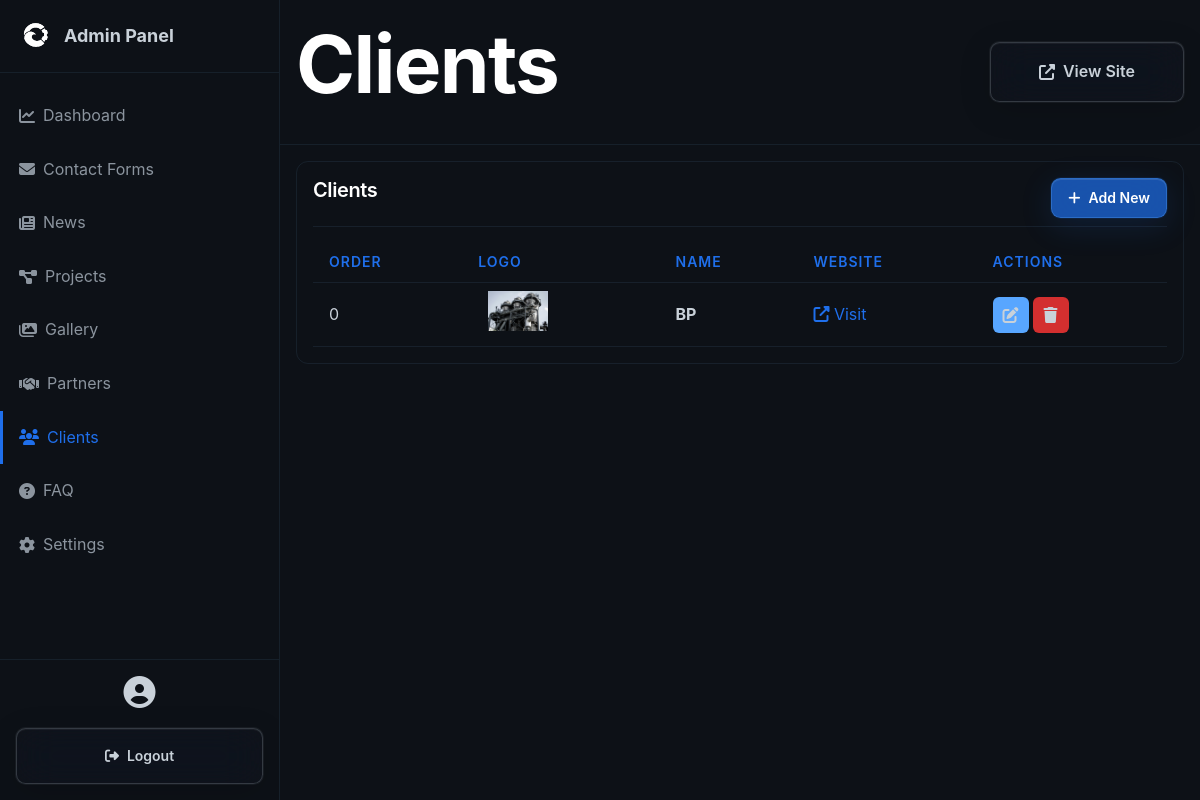
Screenshot of /admin/clients.php (signed in) with the database file from the repository.
### tables this page shows
CREATE TABLE clients (
                id INTEGER PRIMARY KEY AUTOINCREMENT,
                name TEXT NOT NULL,
                logo TEXT,
                website TEXT,
                description_en TEXT,
                description_ru TEXT,
                description_az TEXT,
                created_at DATETIME DEFAULT CURRENT_TIMESTAMP,
                sort_order INTEGER DEFAULT 0
            );

### admin/clients.php (the view, shortened to what this page needs)
<?php
require_once 'header.php';
$db = Database::getInstance()->getConnection();
$stmt = $db->query("SELECT * FROM clients ORDER BY sort_order ASC");
$clients = $stmt->fetchAll();
?>
<div class="admin-card">
	<div class="admin-card-header">
		<h3 class="admin-card-title">Clients</h3>
		<a href="<?php echo BASE_URL; ?>/admin/clients-edit.php" class="btn btn-primary btn-sm">
			<i class="fas fa-plus"></i> Add New
		</a>
	</div>
	<?php if (count($clients) > 0): ?>
	<table class="admin-table">
		<thead>
			<tr>
				<th>Order</th>
				<th>Logo</th>
				<th>Name</th>
				<th>Website</th>
				<th>Actions</th>
			</tr>
		</thead>
		<tbody>
			<?php foreach ($clients as $client): ?>
			<tr>
				<td><?php echo $client['sort_order']; ?></td>
				<td>
					<?php if ($client['logo']): ?>
						<img src="<?php echo BASE_URL; ?>/assets/uploads/<?php echo $client['logo']; ?>" style="width: 80px; height: 40px; object-fit: contain;">
					<?php else: ?>
						<div style="width: 80px; height: 40px; background: var(--bg-card); border-radius: 4px; display: flex; align-items: center; justify-content: center;">
							<i class="fas fa-image" style="color: var(--text-muted);"></i>
						</div>
					<?php endif; ?>
				</td>
				<td><strong><?php echo htmlspecialchars($client['name']); ?></strong></td>
				<td>
					<?php if ($client['website']): ?>
						<a href="<?php echo htmlspecialchars($client['website']); ?>" target="_blank" style="color: var(--color-secondary);">
							<i class="fas fa-external-link-alt"></i> Visit
						</a>
					<?php else: ?>
						-
					<?php endif; ?>
				</td>
				<td>
					<div class="action-buttons">
						<a href="<?php echo BASE_URL; ?>/admin/clients-edit.php?id=<?php echo $client['id']; ?>" class="btn-icon btn-edit">
							<i class="fas fa-edit"></i>
						</a>
						<a href="?delete=<?php echo $client['id']; ?>" class="btn-icon btn-delete" onclick="return confirm('Are you sure?')">
							<i class="fas fa-trash"></i>
						</a>
					</div>
				</td>
			</tr>
			<?php endforeach; ?>
		</tbody>
	</table>
	<?php endif; ?>
</div>
<?php require_once 'footer.php'; ?>

### assets/css/style.css (style rules this page uses)
*, *::before, *::after { box-sizing: border-box; margin: 0; padding: 0; }
:root { --bg-primary: #0d1117; --bg-secondary: #161b22; --bg-tertiary: #21262d; --bg-overlay: rgba(13, 17, 23, 0.95); --color-primary: #58a6ff; --color-primary-hover: #79c0ff; --color-secondary: #1f6feb; --color-accent: #39d353; --color-accent-secondary: #56d364; --text-primary: #c9d1d9; --text-secondary: #8b949e; --text-muted: #6e7681; --text-white: #ffffff; --border-primary: #30363d; --border-secondary: #21262d; --border-muted: #161b22; --gradient-brand: linear-gradient(135deg, #58a6ff 0%, #1f6feb 100%); --gradient-success: linear-gradient(135deg, #56d364 0%, #39d353 100%); --gradient-purple: linear-gradient(135deg, #bc8cff 0%, #7c3aed 100%); --glow-primary: 0 0 40px rgba(88, 166, 255, 0.3); --glow-accent: 0 0 40px rgba(56, 211, 83, 0.3); --glow-purple: 0 0 40px rgba(188, 140, 255, 0.3); --spacing-xs: 0.25rem; --spacing-sm: 0.5rem; --spacing-md: 1rem; --spacing-lg: 1.5rem; --spacing-xl: 2rem; --spacing-2xl: 3rem; --spacing-3xl: 4rem; --spacing-4xl: 6rem; --spacing-5xl: 6.5rem; --radius-sm: 0.375rem; --radius-md: 0.6rem; --radius-lg: 0.75rem; --radius-xl: 0.8rem; --radius-2xl: 1rem; --shadow-sm: 0 1px 3px rgba(0, 0, 0, 0.5); --shadow-md: 0 4px 12px rgba(0, 0, 0, 0.4); --shadow-lg: 0 10px 30px rgba(0, 0, 0, 0.5); --shadow-xl: 0 20px 60px rgba(0, 0, 0, 0.6); --transition-fast: 150ms cubic-bezier(0.4, 0, 0.2, 1); --transition-normal: 200ms cubic-bezier(0.4, 0, 0.2, 1); --transition-slow: 300ms cubic-bezier(0.4, 0, 0.2, 1); }
* { margin: 0; padding: 0; box-sizing: border-box; }
html { scroll-behavior: smooth; font-size: 16px; width: 100%; max-width: 100vw; overflow-x: hidden; }
body { font-family: "SF Pro Display", -apple-system, BlinkMacSystemFont, "Segoe UI", "Noto Sans", Helvetica, Arial, sans-serif; background-color: var(--bg-primary); color: var(--text-primary); line-height: 1.6; overflow-x: hidden; width: 100%; max-width: 100vw; -webkit-font-smoothing: antialiased; -moz-osx-font-smoothing: grayscale; }
h1, h2, h3, h4, h5, h6 { font-weight: 600; line-height: 1.2; color: var(--text-white); margin-bottom: var(--spacing-md); letter-spacing: -0.02em; }
h3 { font-size: clamp(1.5rem, 4vw, 2.5rem); }
a { color: var(--color-primary); text-decoration: none; transition: color var(--transition-fast); }
.btn-sm { padding: var(--spacing-sm) var(--spacing-lg); font-size: 0.875rem; }
.btn { display: inline-flex; align-items: center; justify-content: center; gap: var(--spacing-sm); padding: var(--spacing-md) var(--spacing-2xl); font-weight: 600; font-size: 1rem; border-radius: var(--radius-md); border: 1px solid transparent; cursor: pointer; transition: all var(--transition-fast); text-align: center; white-space: nowrap; font-family: inherit; }
.btn-primary { background: rgba(31, 111, 235, 0.7); backdrop-filter: blur(20px) saturate(180%); -webkit-backdrop-filter: blur(20px) saturate(180%); color: var(--text-white); border: 1px solid rgba(88, 166, 255, 0.3); box-shadow: 0 8px 32px rgba(31, 111, 235, 0.15), inset 0 1px 0 rgba(255, 255, 255, 0.1), 0 0 0 1px rgba(31, 111, 235, 0.1); position: relative; overflow: hidden; }
.btn-primary::before { content: ""; position: absolute; top: 0; left: -100%; width: 100%; height: 100%; background: linear-gradient( 90deg, transparent, rgba(88, 166, 255, 0.3), transparent ); transition: left 0.5s ease; }

### rows the page displays
clients: sort_order "0", logo (picture), name "BP"

### other values shown
str_replace('-', ' ', $current_page) "Clients"
